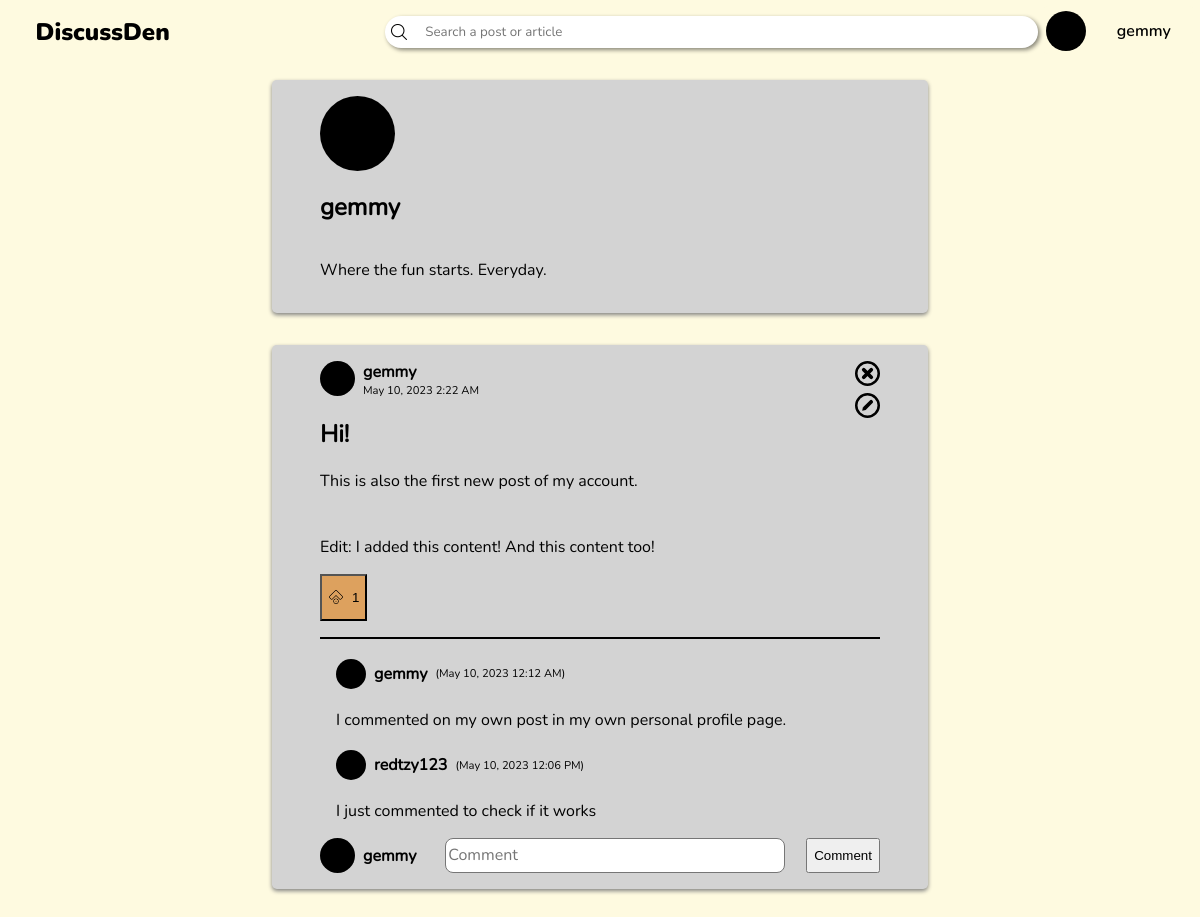
Before: /profile.php (signed in) with the older database file.
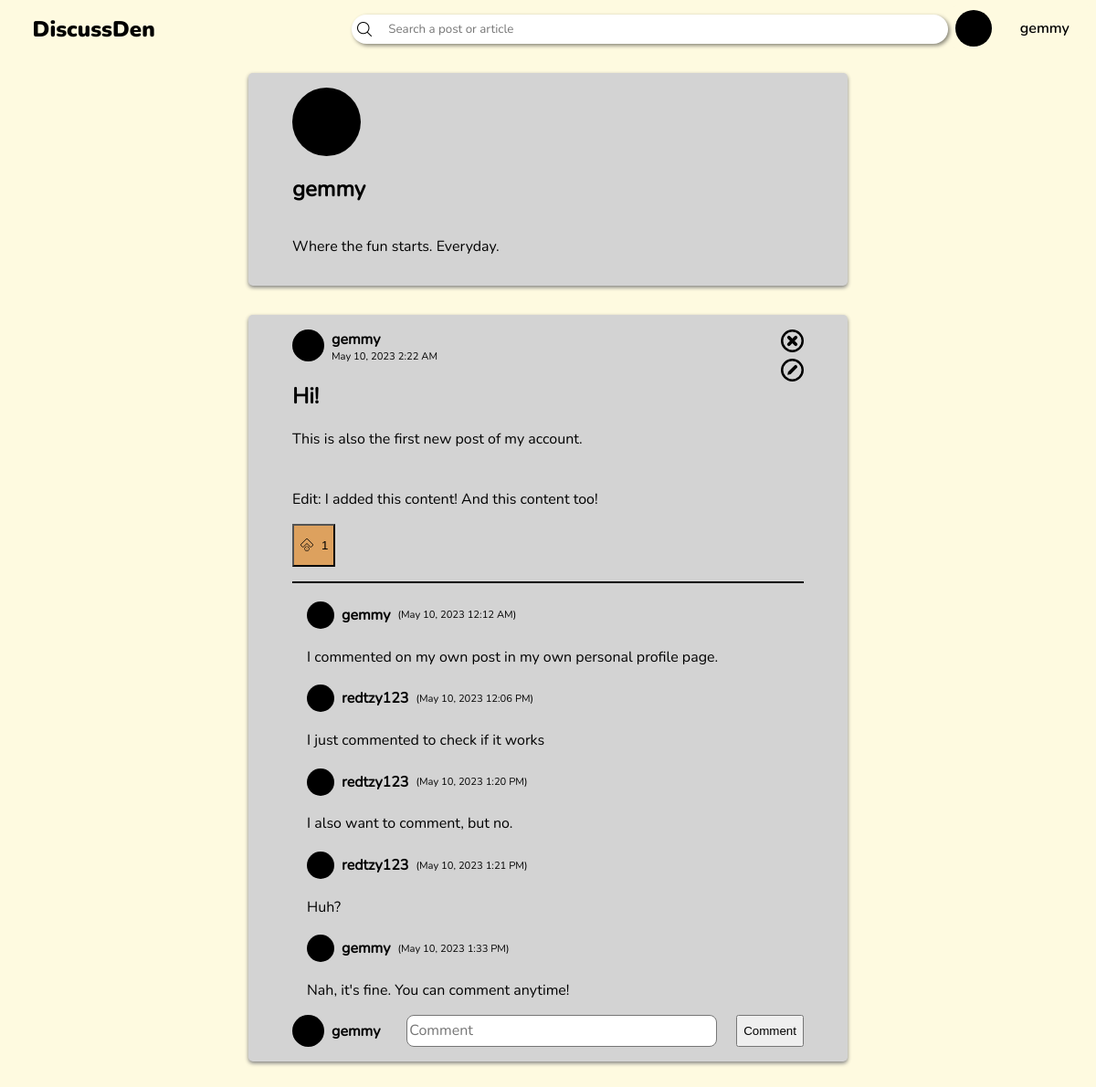
After: the same page with the newer database file.
### tables this page shows
CREATE TABLE posts (id INTEGER PRIMARY KEY AUTOINCREMENT NOT NULL UNIQUE, user_id INTEGER REFERENCES users (user_id) NOT NULL, title TEXT NOT NULL, content TEXT NOT NULL, date, likes);

CREATE TABLE users (user_id INTEGER PRIMARY KEY AUTOINCREMENT, username TEXT UNIQUE NOT NULL, password TEXT NOT NULL, link TEXT NOT NULL, recent_searches);

CREATE TABLE comments (comment_id INTEGER PRIMARY KEY AUTOINCREMENT UNIQUE NOT NULL, post_id INTEGER REFERENCES posts (id) ON DELETE NO ACTION NOT NULL, name TEXT, content TEXT NOT NULL, date);

### profile.php (the view, shortened to what the changed rows need)
<!DOCTYPE html>
<html lang="en">
<head>
    <link rel="stylesheet" href="header.css">
    <link rel="stylesheet" href="post-boxes.css">
</head>
<body>
    <?php
        include "header.php";
    ?>
    <section class="post-section" style="margin-top:3rem">
        <div class="post-container">
            <h2 class="username"><?php echo $_SESSION['username'] ?></h2>
        </div>
        <?php
        $stmt = $db -> prepare('SELECT * FROM users WHERE username = :user');
        $stmt -> bindParam(':user', $_SESSION['username']);
        $stmt -> execute();
        $user_id = $stmt -> fetch(PDO::FETCH_ASSOC)['user_id'];
        $stmt = $db -> prepare('SELECT * FROM posts WHERE user_id = :user');
        $stmt -> bindParam(':user', $user_id);
        $stmt -> execute();
        $posts = $stmt -> fetchAll(PDO::FETCH_ASSOC);
        foreach (array_reverse($posts) as $post) {
            $stmt = $db -> prepare('SELECT * FROM users WHERE user_id = :userID');
            $stmt -> bindParam(':userID', $post['user_id'], PDO::PARAM_INT);
            $stmt -> execute();
            $post_user = $stmt -> fetch(PDO::FETCH_ASSOC);
            echo    '<div class="post-container">
                        <div class="post-user">
                            <svg width=35 height=35>
                                <circle cx=17.5 cy=17.5 r=17.5 fill=black/>
                            </svg>
                            <h4 class="username">' . $post_user['username'] . '</h4>
                            <p>' . $post['date'] . '</p>
                        </div>
                        <div class="post-content">
                            <h2>' . $post['title'] . '</h2>
                            <p>' . $post['content'] . '</p>';
            if (isset($_SESSION['username'])) {
                echo '<button class="like" data-id="' . $post['id'] . '">';
                if (($likes = json_decode($post['likes'])) !== NULL) {
                    echo '<p class="likes">' . count(json_decode($post['likes'])) . '</p>';
                }
                    echo '<img class="like-state" ';
                        if(!((array_search($_SESSION['username'], json_decode($post['likes']))) === false)) {
                            echo 'src="img/upvote-filled.png"';
                        } else {
                            echo 'src="img/upvote-nofill.png"';
                        }
                    echo '/>
                </button>';
            } else {
                echo '<button disabled>Like</button>';
            }
            echo '
                        <svg width=25 height=25 class="delete-btn">
                            <circle cx=50% cy=50% r=45% stroke=black stroke-width=10% fill="transparent"/>
                            <line x1=35% y1=35% x2=65% y2=65% stroke=black stroke-width=15% stroke-linecap="round" />
                            <line x1=35% y1=65% x2=65% y2=35% stroke=black stroke-width=15% stroke-linecap="round" />
                            </svg>
                        <svg width=25 height=25 class="edit-btn" data-id="' . $post['id'] . '">
                            <circle cx=50% cy=50% r=45% stroke=black stroke-width=10% fill=transparent />
                            <g transform="rotate(45 12.5 12.5)">
                                <rect x=42.5% y=22% width=15% height=50% ry=7% fill=black stroke=none />
                                <path d="M 10.5 17 L 12.5 20 L 14.5 17 Z"/>
                            </g>
                        </svg>
                        <div class="delete-confirm">
                            <h3 class="username">Are you sure you want to delete this post?</h3>
                            <div>
                                <button class="yes-btn" onclick="delete_post(' . $post['id'] . ')">Yes</button>
                                <button class="no-btn" onclick="this.parentElement.parentElement.classList.remove(\'active\')">No</button>
                            </div>
                        </div>
                    </div><hr>';
            $stmt = $db -> prepare('SELECT * FROM comments WHERE post_id = :post_id');
            $stmt -> bindParam(':post_id', $post['id'], PDO::PARAM_INT);
            $stmt -> execute();
            $comments = $stmt -> fetchAll(PDO::FETCH_ASSOC);
            foreach ($comments as $comment) {
                echo    '<div class="comment-container">
                            <div>
                                <svg width=30 height=30>
                                    <circle cx=50% cy=50% r=50% fill=black/>
                                </svg>
                                <h4 class="username">' . $comment['name'] . '</h4>
                                <p>(' . $comment['date'] . ')</p>
                            </div>
                            <p>' . $comment['content'] . '</p>
                        </div>';
            }
            echo '
                    <form class="comment-box">
                        <input type="hidden" name="post_id" value="' . $post['id'] . '">
                ';
            if (isset($_SESSION['username'])) {
                echo '
                        <input type="hidden" name="username" value="' . $_SESSION['username'] . '">
                        <div>
                            <svg width=35 height=35>
                                <circle cx=17.5 cy=17.5 r=17.5 fill=black/>
                            </svg>
                            <h4 class="username">' . $_SESSION['username'] . '</h4>
                        </div>
                        <textarea name="comment" placeholder="Comment"></textarea>
                        <input type="submit" value="Comment">
                        ';
            } else {
                echo '
                        <input type="hidden" name="username" value="Anonymous">
            '; }
            echo '</form></div>';
        }
    ?>
    </section>
</body>
</html>

Changed rows visible on the page:
added comments: name "redtzy123", date "May 10, 2023 1:20 PM", content "I also want to comment, but no."
added comments: name "redtzy123", date "May 10, 2023 1:21 PM", content "Huh?"
added comments: name "gemmy", date "May 10, 2023 1:33 PM", content "Nah, it's fine. You can comment anytime!"
